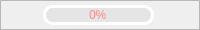
                 <widget class="QFrame" name="Pause_QF">
                  <property name="minimumSize">
                   <size>
                    <width>0</width>
                    <height>30</height>
                   </size>
                  </property>
                  <property name="maximumSize">
                   <size>
                    <width>16777215</width>
                    <height>30</height>
                   </size>
                  </property>
                  <property name="frameShape">
                   <enum>QFrame::StyledPanel</enum>
                  </property>
                  <property name="frameShadow">
                   <enum>QFrame::Raised</enum>
                  </property>
                  <layout class="QHBoxLayout" name="horizontalLayout_4">
                   <property name="spacing">
                    <number>10</number>
                   </property>
                   <property name="leftMargin">
                    <number>0</number>
                   </property>
                   <property name="topMargin">
                    <number>0</number>
                   </property>
                   <property name="rightMargin">
                    <number>3</number>
                   </property>
                   <property name="bottomMargin">
                    <number>0</number>
                   </property>
                   <item>
                    <widget class="QPushButton" name="run_button">
                     <property name="minimumSize">
                      <size>
                       <width>0</width>
                       <height>30</height>
                      </size>
                     </property>
                     <property name="maximumSize">
                      <size>
                       <width>16777215</width>
                       <height>30</height>
                      </size>
                     </property>
                     <property name="cursor">
                      <cursorShape>PointingHandCursor</cursorShape>
                     </property>
                     <property name="mouseTracking">
                      <bool>true</bool>
                     </property>
                     <property name="styleSheet">
                      <string notr="true">QPushButton{
background-repeat: no-repeat;
background-position: center;
border: none;
}
QPushButton:hover{

}</string>
                     </property>
                     <property name="text">
                      <string/>
                     </property>
                     <property name="icon">
                      <iconset resource="resources.qrc">
                       <normaloff>:/all/img/begin.png</normaloff>
                       <normalon>:/all/img/pause.png</normalon>:/all/img/begin.png</iconset>
                     </property>
                     <property name="iconSize">
                      <size>
                       <width>30</width>
                       <height>30</height>
                      </size>
                     </property>
                     <property name="checkable">
                      <bool>true</bool>
                     </property>
                     <property name="checked">
                      <bool>false</bool>
                     </property>
                    </widget>
                   </item>
                   <item>
                    <widget class="QProgressBar" name="progress_bar">
                     <property name="minimumSize">
                      <size>
                       <width>0</width>
                       <height>20</height>
                      </size>
                     </property>
                     <property name="maximumSize">
                      <size>
                       <width>16777215</width>
                       <height>20</height>
                      </size>
                     </property>
                     <property name="styleSheet">
                      <string notr="true">QProgressBar{ 
font: 700 10pt &quot;Microsoft YaHei UI&quot;;
color: rgb(253, 143, 134); 
text-align:center; 
border:3px solid rgb(255, 255, 255);
border-radius: 10px; 
background-color: rgba(215, 215, 215,100);
} 

QProgressBar:chunk{ 
border-radius:0px; 
background: rgba(119, 111, 252, 200);
border-radius: 7px;
}</string>
                     </property>
                     <property name="maximum">
                      <number>1000</number>
                     </property>
                     <property name="value">
                      <number>0</number>
                     </property>
                    </widget>
                   </item>
                   <item>
                    <widget class="QPushButton" name="stop_button">
                     <property name="minimumSize">
                      <size>
                       <width>0</width>
                       <height>30</height>
                      </size>
                     </property>
                     <property name="maximumSize">
                      <size>
                       <width>16777215</width>
                       <height>30</height>
                      </size>
                     </property>
                     <property name="cursor">
                      <cursorShape>PointingHandCursor</cursorShape>
                     </property>
                     <property name="styleSheet">
                      <string notr="true">QPushButton{
background-image: url(:/all/img/stop.png);
background-repeat: no-repeat;
background-position: center;
border: none;
}

QPushButton:hover{

}</string>
                     </property>
                     <property name="text">
                      <string/>
                     </property>
                    </widget>
                   </item>
                  </layout>
                 </widget>
